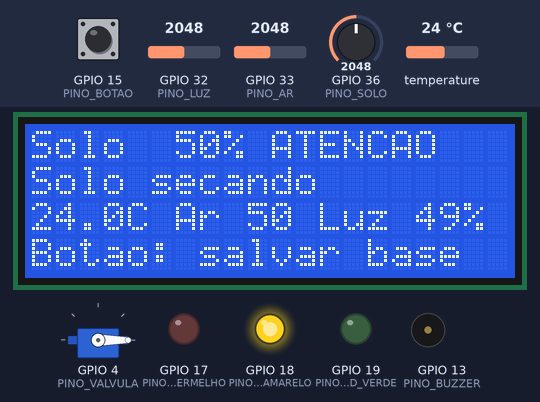
Recording of a sketch running on a simulated ESP32. Shown: servo, 20×4 character LCD, output pins drawn as LEDs (lit = HIGH), buzzer (waves = sounding). Dashed ring = blinking. The inputs (shaded band) are chosen by the test bench; at power-on: GPIO 36 (PINO_SOLO) = 2048, GPIO 15 (PINO_BOTAO) HIGH, temperature 24 °C, GPIO 32 (PINO_LUZ) = 2048, GPIO 33 (PINO_AR) = 2048. What the sketch prints to the serial monitor is not drawn.

Above: at 2.6 s.
2.7 s: GPIO 36 (PINO_SOLO) set to 1295
At 4.5 s:
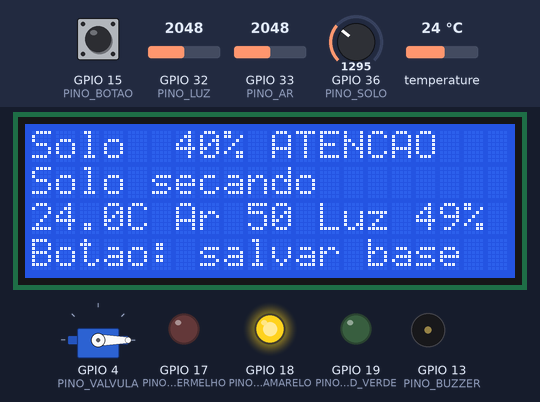
7.5 s: GPIO 36 (PINO_SOLO) set to 1164
At 10.9 s:
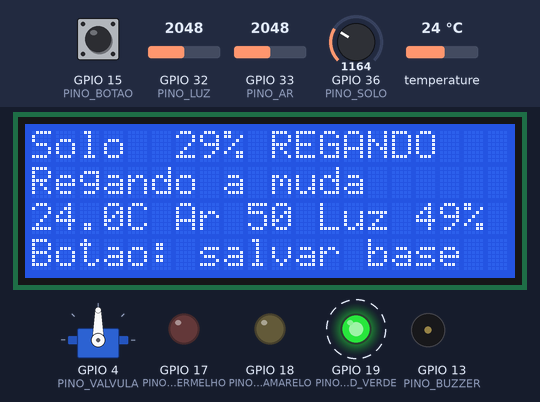
12.5 s: GPIO 15 (PINO_BOTAO) pulled LOW for 3.2 s
At 16.0 s:
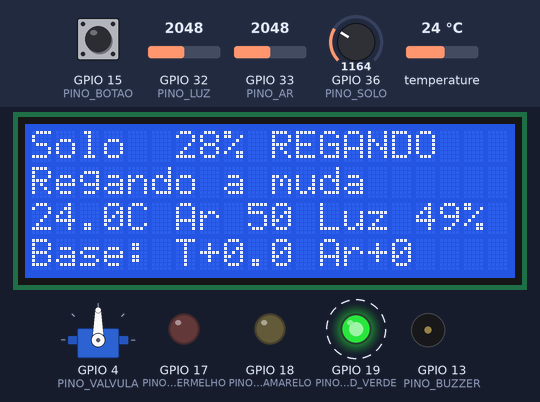
17.2 s: temperature set to 12 °C
At 19.4 s:
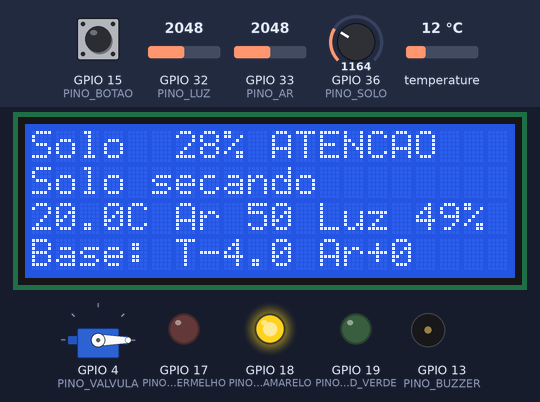
23.5 s: GPIO 32 (PINO_LUZ) set to 451
At 28.42 s:
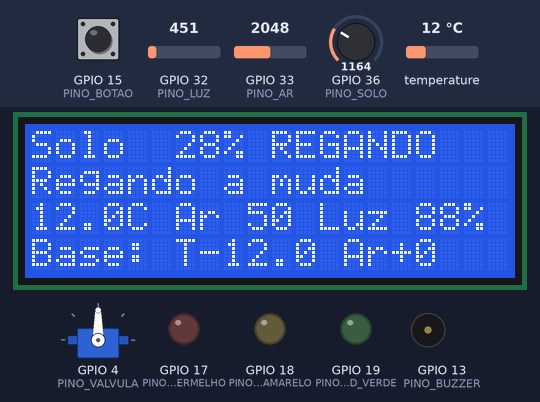
29.8 s: GPIO 32 (PINO_LUZ) set to 378
At 38.5 s:
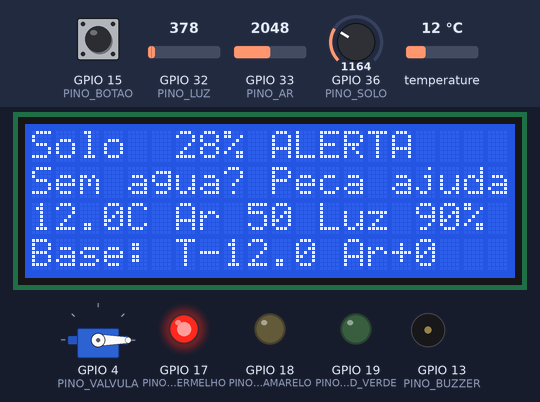
Timing chart, 0 to 39.7 s (numbered marks = the images above; inputs shaded):
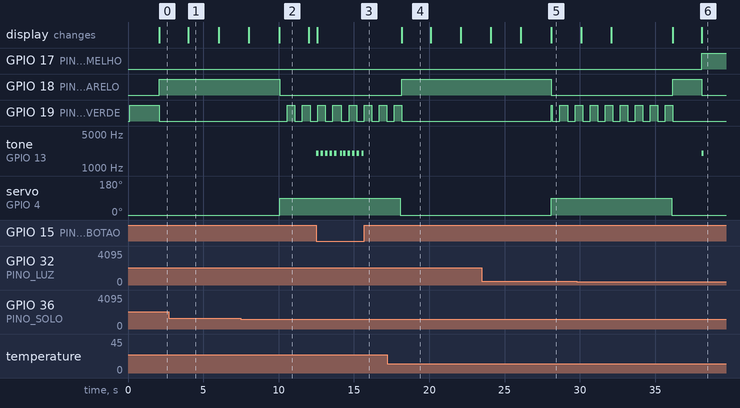

The sketch:

sketch.ino
```cpp
/*
  ArborIA: Guardião da Muda
  Fica ao lado de uma muda recém-plantada. Mede o solo, a luz e o calor,
  rega sozinho quando precisa e acompanha o ar e o calor desde o dia do plantio.
  Funciona sem internet.

  Integrantes:
  Anauã Paulo Campolina Vieitas Lima (RM 576103)
  Bruno Smoktunowicz Baptista (RM 574739)
  Caio Medeiros Machado (RM 575113)
*/

#include <DHTesp.h>
#include <ESP32Servo.h>
#include <LiquidCrystal_I2C.h>
#include <Wire.h>

// Pinos
const int PINO_SOLO = 36;  // No Wokwi, um potenciômetro faz o papel do sensor de solo.
const int PINO_LUZ = 32;
const int PINO_AR = 33;
const int PINO_DHT = 16;
const int PINO_BOTAO = 15;
const int PINO_VALVULA = 4;  // No Wokwi, um servo faz o papel da válvula de água.
const int PINO_LED_VERDE = 19;
const int PINO_LED_AMARELO = 18;
const int PINO_LED_VERMELHO = 17;
const int PINO_BUZZER = 13;

// Limites escolhidos pelo projeto. Precisam de teste com uma muda de verdade.
const int LIMITE_UMIDO = 60;            // % de umidade: acima disso, o solo está bom.
const int LIMITE_SECO = 30;             // % de umidade: abaixo disso, precisa regar.
const int LIMITE_SECO_COM_CALOR = 40;   // Com calor forte, o solo seca mais rápido.
const float LIMITE_CALOR = 36.0;        // °C, o mesmo limite de python/main.py.
const int LIMITE_SOL = 90;              // % de luz: acima disso, a água evapora mais.

// Fora deste intervalo, a leitura de temperatura é tratada como erro do sensor.
const float TEMPERATURA_MINIMA = -10.0;
const float TEMPERATURA_MAXIMA = 60.0;

// Tempos em milissegundos. São curtos para a demonstração; na rua seriam minutos e horas.
const unsigned long INTERVALO_LEITURA = 2000;
const unsigned long TEMPO_REGA = 8000;
const unsigned long PAUSA_ABSORCAO = 10000;
const unsigned long INTERVALO_PISCA = 500;
const unsigned long INTERVALO_BIPE = 5000;
const unsigned long DURACAO_BIPE = 150;
const unsigned long ESPERA_BOTAO = 300;
const int FREQUENCIA_BIPE = 2000;

const int MAX_TENTATIVAS = 2;  // Regas sem resultado antes de pedir ajuda.
const int VALVULA_FECHADA = 0;
const int VALVULA_ABERTA = 90;

// A média das últimas leituras evita que um valor isolado mude o estado.
const int TAMANHO_MEDIA = 3;

enum Estado { SOLO_OK, ATENCAO, REGANDO, AGUARDANDO, ALERTA, ERRO };

struct Media {
  float valores[TAMANHO_MEDIA];
  int quantidade;
  int proxima;
};

DHTesp sensorTemperatura;
Servo valvula;
LiquidCrystal_I2C tela(0x27, 20, 4);

Media mediaSolo = {};
Media mediaLuz = {};
Media mediaAr = {};
Media mediaTemperatura = {};

float solo = 0;
float luz = 0;
float ar = 0;
float temperatura = 0;

Estado estadoAtual = SOLO_OK;
bool valvulaAberta = false;
int tentativas = 0;

bool baseSalva = false;
float baseTemperatura = 0;
float baseAr = 0;

unsigned long ultimaLeitura = 0;
unsigned long inicioRega = 0;
unsigned long fimUltimaRega = 0;
unsigned long ultimoPisca = 0;
unsigned long ultimoBipe = 0;
unsigned long ultimoBotao = 0;
bool ledAceso = false;

// Guarda a leitura e devolve a média das últimas guardadas.
float adicionarNaMedia(Media &media, float valor) {
  media.valores[media.proxima] = valor;
  media.proxima = (media.proxima + 1) % TAMANHO_MEDIA;
  if (media.quantidade < TAMANHO_MEDIA) {
    media.quantidade++;
  }

  float soma = 0;
  for (int i = 0; i < media.quantidade; i++) {
    soma += media.valores[i];
  }
  return soma / media.quantidade;
}

// Converte a leitura analógica do ESP32, de 0 a 4095, em um valor de 0 a 100.
float lerPercentual(int pino) {
  return analogRead(pino) * 100.0 / 4095.0;
}

bool temperaturaValida(float valor) {
  return !isnan(valor) && valor >= TEMPERATURA_MINIMA && valor <= TEMPERATURA_MAXIMA;
}

// A decisão junta três sensores: solo, calor e luz.
Estado decidirEstado(unsigned long agora) {
  int limiteSeco = temperatura >= LIMITE_CALOR ? LIMITE_SECO_COM_CALOR : LIMITE_SECO;

  if (solo >= LIMITE_UMIDO) {
    tentativas = 0;
    return SOLO_OK;
  } else if (solo >= limiteSeco) {
    tentativas = 0;
    return ATENCAO;
  } else if (tentativas >= MAX_TENTATIVAS) {
    return ALERTA;
  } else if (valvulaAberta) {
    return REGANDO;
  } else if (fimUltimaRega != 0 && agora - fimUltimaRega < PAUSA_ABSORCAO) {
    return ATENCAO;  // Dá tempo para a água chegar ao sensor antes de regar de novo.
  } else if (luz >= LIMITE_SOL) {
    return AGUARDANDO;
  }
  return REGANDO;
}

const char* nomeDoEstado(Estado estado) {
  switch (estado) {
    case SOLO_OK: return "SOLO OK";
    case ATENCAO: return "ATENCAO";
    case REGANDO: return "REGANDO";
    case AGUARDANDO: return "AGUARDANDO";
    case ALERTA: return "ALERTA";
    default: return "ERRO";
  }
}

const char* mensagemDoEstado(Estado estado) {
  switch (estado) {
    case SOLO_OK: return "Muda bem cuidada";
    case ATENCAO: return "Solo secando";
    case REGANDO: return "Regando a muda";
    case AGUARDANDO: return "Esperando o sol";
    case ALERTA: return "Sem agua? Peca ajuda";
    default: return "Verificar sensor";
  }
}

void escreverLinha(int linha, const char* texto) {
  char completa[21];
  snprintf(completa, sizeof(completa), "%-20s", texto);
  tela.setCursor(0, linha);
  tela.print(completa);
}

void atualizarTela() {
  char texto[32];

  snprintf(texto, sizeof(texto), "Solo %3d%% %s", (int)solo, nomeDoEstado(estadoAtual));
  escreverLinha(0, texto);
  escreverLinha(1, mensagemDoEstado(estadoAtual));

  if (estadoAtual == ERRO) {
    snprintf(texto, sizeof(texto), "--.-C Ar %2d Luz %2d%%", (int)ar, (int)luz);
  } else {
    snprintf(texto, sizeof(texto), "%4.1fC Ar %2d Luz %2d%%", temperatura, (int)ar, (int)luz);
  }
  escreverLinha(2, texto);

  if (baseSalva) {
    snprintf(texto, sizeof(texto), "Base: T%+.1f Ar%+d", temperatura - baseTemperatura, (int)(ar - baseAr));
  } else {
    snprintf(texto, sizeof(texto), "Botao: salvar base");
  }
  escreverLinha(3, texto);
}

void mostrarNoSerial() {
  if (estadoAtual == ERRO) {
    Serial.println("Estado: ERRO | Sensor de temperatura sem leitura confiavel");
    return;
  }

  Serial.print("Solo: ");
  Serial.print(solo, 0);
  Serial.print("% | Temp: ");
  Serial.print(temperatura, 1);
  Serial.print(" C | Luz: ");
  Serial.print(luz, 0);
  Serial.print("% | Ar: ");
  Serial.print(ar, 0);
  Serial.print(" | Estado: ");
  Serial.print(nomeDoEstado(estadoAtual));
  if (baseSalva) {
    Serial.print(" | Desde a base: T ");
    Serial.print(temperatura - baseTemperatura, 1);
    Serial.print(" C, Ar ");
    Serial.print(ar - baseAr, 0);
  }
  Serial.println();
}

void lerSensores(unsigned long agora) {
  solo = adicionarNaMedia(mediaSolo, lerPercentual(PINO_SOLO));
  // O sensor de luz dá um valor menor quanto mais luz recebe, então a conta é invertida.
  luz = adicionarNaMedia(mediaLuz, 100.0 - lerPercentual(PINO_LUZ));
  ar = adicionarNaMedia(mediaAr, lerPercentual(PINO_AR));

  float leituraTemperatura = sensorTemperatura.getTemperature();
  if (temperaturaValida(leituraTemperatura)) {
    temperatura = adicionarNaMedia(mediaTemperatura, leituraTemperatura);
    estadoAtual = decidirEstado(agora);
  } else {
    // Sem saber a temperatura, o dispositivo não rega e não usa a leitura na média.
    Serial.print("Leitura invalida: ");
    Serial.println(leituraTemperatura);
    estadoAtual = ERRO;
  }

  mostrarNoSerial();
  atualizarTela();
}

void tocarBipe() {
  tone(PINO_BUZZER, FREQUENCIA_BIPE, DURACAO_BIPE);
}

void abrirValvula(unsigned long agora) {
  valvula.write(VALVULA_ABERTA);
  valvulaAberta = true;
  inicioRega = agora;
  Serial.println("Valvula aberta");
}

void fecharValvula(unsigned long agora) {
  valvula.write(VALVULA_FECHADA);
  valvulaAberta = false;
  fimUltimaRega = agora;
  Serial.println("Valvula fechada");
}

// Abre a válvula na hora de regar e fecha quando o tempo acaba ou o estado muda.
void atualizarValvula(unsigned long agora) {
  if (estadoAtual == REGANDO && !valvulaAberta) {
    abrirValvula(agora);
  } else if (valvulaAberta && estadoAtual != REGANDO) {
    fecharValvula(agora);
  } else if (valvulaAberta && agora - inicioRega >= TEMPO_REGA) {
    fecharValvula(agora);
    tentativas++;
    estadoAtual = ATENCAO;
    atualizarTela();
  }
}

void escreverLeds(bool verde, bool amarelo, bool vermelho) {
  digitalWrite(PINO_LED_VERDE, verde ? HIGH : LOW);
  digitalWrite(PINO_LED_AMARELO, amarelo ? HIGH : LOW);
  digitalWrite(PINO_LED_VERMELHO, vermelho ? HIGH : LOW);
}

// Cada estado tem uma resposta diferente nos LEDs e no buzzer.
void atualizarRespostas(unsigned long agora) {
  if (agora - ultimoPisca >= INTERVALO_PISCA) {
    ultimoPisca = agora;
    ledAceso = !ledAceso;
  }

  switch (estadoAtual) {
    case SOLO_OK:
      escreverLeds(true, false, false);
      break;
    case ATENCAO:
      escreverLeds(false, true, false);
      break;
    case REGANDO:
      escreverLeds(ledAceso, false, false);
      break;
    case AGUARDANDO:
      escreverLeds(false, ledAceso, false);
      break;
    case ALERTA:
      escreverLeds(false, false, true);
      if (agora - ultimoBipe >= INTERVALO_BIPE) {
        ultimoBipe = agora;
        tocarBipe();
      }
      break;
    case ERRO:
      escreverLeds(false, false, ledAceso);
      break;
  }
}

// O botão guarda a linha de base: como estavam o ar e o calor no dia do plantio.
void verificarBotao(unsigned long agora) {
  if (digitalRead(PINO_BOTAO) == LOW && agora - ultimoBotao >= ESPERA_BOTAO) {
    ultimoBotao = agora;
    baseSalva = true;
    baseTemperatura = temperatura;
    baseAr = ar;
    tocarBipe();
    Serial.println("Linha de base salva");
    atualizarTela();
  }
}

void setup() {
  Serial.begin(115200);

  pinMode(PINO_LED_VERDE, OUTPUT);
  pinMode(PINO_LED_AMARELO, OUTPUT);
  pinMode(PINO_LED_VERMELHO, OUTPUT);
  pinMode(PINO_BUZZER, OUTPUT);
  pinMode(PINO_BOTAO, INPUT_PULLUP);

  valvula.attach(PINO_VALVULA);
  valvula.write(VALVULA_FECHADA);
  sensorTemperatura.setup(PINO_DHT, DHTesp::DHT22);

  tela.init();
  tela.backlight();
  escreverLinha(0, "ArborIA");
  escreverLinha(1, "Guardiao da Muda");

  Serial.println("ArborIA: Guardiao da Muda iniciado");
}

void loop() {
  unsigned long agora = millis();

  if (agora - ultimaLeitura >= INTERVALO_LEITURA) {
    ultimaLeitura = agora;
    lerSensores(agora);
  }

  verificarBotao(agora);
  atualizarValvula(agora);
  atualizarRespostas(agora);
}
```

Measured:
- the behaviour switches between 1229 and 1228 on GPIO 36 (PINO_SOLO) (found by bisection; images 1 and 2)
- the behaviour switches between 410 and 409 on GPIO 32 (PINO_LUZ) (found by bisection; images 5 and 6)
- after the input at 2.7 s, the display: changes after 1.3 s (image 1)
- after the input at 7.5 s, GPIO 18 (PINO_LED_AMARELO): HIGH → LOW after 2.6 s; GPIO 19 (PINO_LED_VERDE): alternates HIGH for 0.50 s and LOW for 0.50 s, starting after 3.1 s; servo on GPIO 4 (PINO_VALVULA): 0° → 90° after 2.6 s; the display: first changes after 0.51 s (image 2 shows a later state)
- after the input at 12.5 s, tone on GPIO 13 (PINO_BUZZER): plays 2000 Hz for 0.15 s, 2000 Hz for 0.15 s, 2000 Hz for 0.15 s, 2000 Hz for 0.15 s, 2000 Hz for 0.15 s, 2000 Hz for 0.15 s … (11 notes in this stretch), starting at once; the display: changes after 0.08 s (image 3)
- after the input at 17.2 s, the display: changes after 0.96 s (image 4)
- after the input at 23.5 s, the display: first changes after 0.59 s (image 5 shows a later state)
